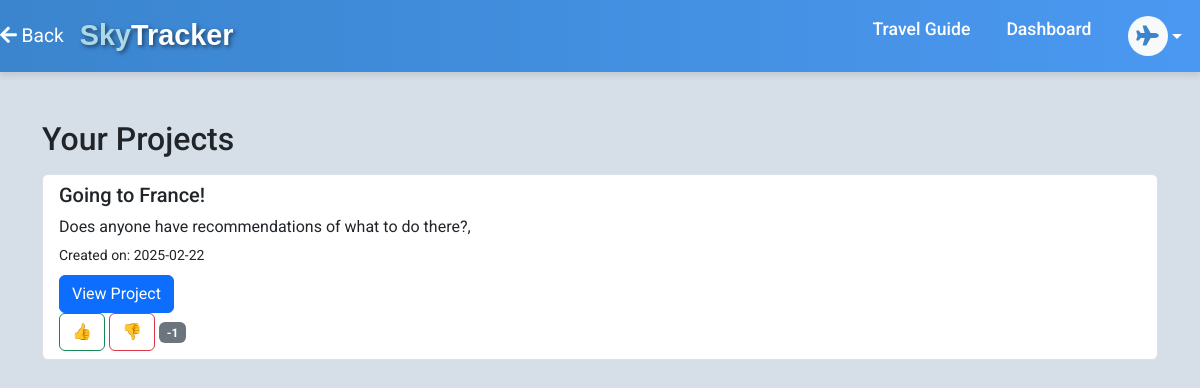
/your_projects/ (signed in), run on an earlier commit of the app's database.
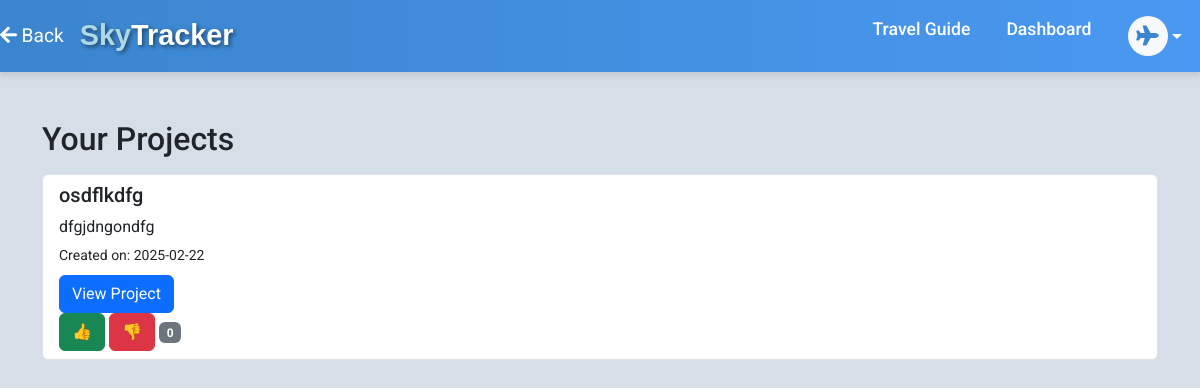
And on a later commit of the database.
### b13project/models.py (models this page shows, shortened)
class Project(models.Model):
    title = models.CharField(max_length=255)
    owner = models.ForeignKey(User, related_name='owned_projects', on_delete=models.CASCADE)
    members = models.ManyToManyField(User, related_name='projects')
    description = models.TextField()
    creation_date = models.DateTimeField(auto_now_add=True, null=True, blank=True)
    due_date = models.DateTimeField(null=True, blank=True)
    votes = models.IntegerField(default=0)  # for voting

### b13project/views.py (the view)
# urls.py: path('your_projects/', views.your_projects, name='your_projects'),
@login_required
def your_projects(request):
    projects = Project.objects.filter(owner=request.user)
    user_votes = Vote.objects.filter(user=request.user)
    vote_dict = {vote.project.id: vote.vote_type for vote in user_votes}
    for project in projects:
        project.user_vote = vote_dict.get(project.id, None)
    return render(request, "your_projects.html", {"projects": projects})

### templates/your_projects.html (shortened to what this page needs)
{% extends "base.html" %}
{% load bootstrap5 %}
{% block content %}
<div class="container mt-5">
    <h2>Your Projects</h2>
    {% if projects %}
        <div class="list-group mt-3">
            {% for project in projects %}
                <div class="list-group-item">
                    <a href="{% url 'project_detail' project.id %}" class="text-dark text-decoration-none">
                        <h5 class="mb-2">{{ project.title }}</h5>
                        <p class="mb-1">{{ project.description|truncatewords:15 }}</p>
                        <small>Created on: {{ project.creation_date|date:"Y-m-d" }}</small>
                    </a>
                     <div class="vote-container mt-2">
                        <a href="{% url 'project_detail' project.id %}" class="btn btn-primary">View Project</a>
                        <div>
                            <button class="btn {% if project.user_vote == 0 or project.user_vote == -1 %} btn-outline-success {% else %} btn-success {% endif %} vote-button" id="upvote-{{ project.id }}" data-project-id="{{ project.id }}" data-vote-type="up">👍</button>
                            <button class="btn {% if project.user_vote == 0 or project.user_vote == 1 %} btn-outline-danger {% else %} btn-danger {% endif %} vote-button" id="downvote-{{ project.id }}" data-project-id="{{ project.id }}" data-vote-type="down">👎</button>
                            <span id="voteCount{{ project.id }}" class="badge bg-secondary">{{ project.votes|default:0 }}</span>
                        </div>
                    </div>
                </div>
            {% endfor %}
        </div>
    {% else %}
        <div class="alert alert-info mt-3">
            You have not created any projects yet. <a href="{% url 'create_project' %}" class="btn btn-primary btn-sm">Create one now</a>
        </div>
    {% endif %}
</div>
{% endblock %}

### templates/base.html (shortened to what this page needs)
<!DOCTYPE html>
<html lang="en">
<head>
    <link rel="stylesheet" href="https://maxcdn.bootstrapcdn.com/bootstrap/4.5.2/css/bootstrap.min.css">
    <link href="https://cdn.jsdelivr.net/npm/bootstrap@5.3.0/dist/css/bootstrap.min.css" rel="stylesheet">
    <link href="https://cdnjs.cloudflare.com/ajax/libs/font-awesome/5.15.4/css/all.min.css" rel="stylesheet">
</head>
<body>
    <header>
        <nav class="main_navbar navbar navbar-expand-sm">
            <a class="nav-link text-white mr-3" href="javascript:history.back()" style="font-size: 1.2rem;">
                <i class="fas fa-arrow-left"></i> Back
            </a>
            <a class="navbar-brand" href="{% url 'homepage' %}"
                style="font-family: 'Poppins', sans-serif; font-size: 1.8rem; font-weight: bold; color: #fff; text-shadow: 2px 2px 4px rgba(0, 0, 0, 0.5);">
                <span style="color: #ADD8E6;">Sky</span><span style="color: #ffffff;">Tracker</span>
            </a>
            <ul class="navbar-nav ml-auto">
                <li class="nav-item">
                    <a class="nav-link" href="{% url 'travel_guide' %}">Travel Guide</a>
                </li>
                {% if not user.is_authenticated %}
                <li class="nav-item">
                    <a class="nav-link" href="{% url 'account_login' %}">Login</a>
                </li>
                {% else %}
                <li class="nav-item">
                    <a class="nav-link" href="{% url 'user_dashboard' %}">Dashboard</a>
                </li>
                <li class="nav-item dropdown">
                    <a class="nav-link dropdown-toggle d-flex align-items-center" href="#" id="profileDropdown"
                        role="button" data-bs-toggle="dropdown" aria-expanded="false">
                        <div class="profile-icon">
                            <i class="fas fa-plane"></i>
                        </div>
                    </a>
                </li>
                {% endif %}
            </ul>
        </nav>
    </header>
    <main>
        {% block content %}
        {% endblock %}
    </main>
</body>
</html>

### templates/base.html (style rules this page uses)
html, body { height: 100%; margin: 0; display: flex; flex-direction: column; font-family: 'Roboto', sans-serif; background-color: #d6dfe8; }
main { flex: 1; }
.main_navbar { background: linear-gradient(to right, #3b85ce, #4a98f1); box-shadow: 0px 4px 6px rgba(0, 0, 0, 0.1); }
.main_navbar .navbar-brand { font-weight: bold; font-size: 1.5rem; color: #fff; }
.main_navbar .navbar-nav .nav-link { color: #fff; font-size: 1.1rem; font-weight: 500; margin: 0 10px; transition: color 0.3s ease, transform 0.3s ease; display: flex; align-items: center; }
.profile-icon { width: 40px; height: 40px; border-radius: 50%; background-color: #f8f9fa; display: flex; align-items: center; justify-content: center; font-size: 1.25rem; color: #3b85ce; transition: background-color 0.3s ease, transform 0.3s ease; }

What changed in the data, as far as the page shows it:
removed Project: title "Going to France!", description "Does anyone have recommendations of what to do there?,", creation_date "2025-02-22", votes "-1"
added Project: title "osdflkdfg", description "dfgjdngondfg", creation_date "2025-02-22", votes "0"
